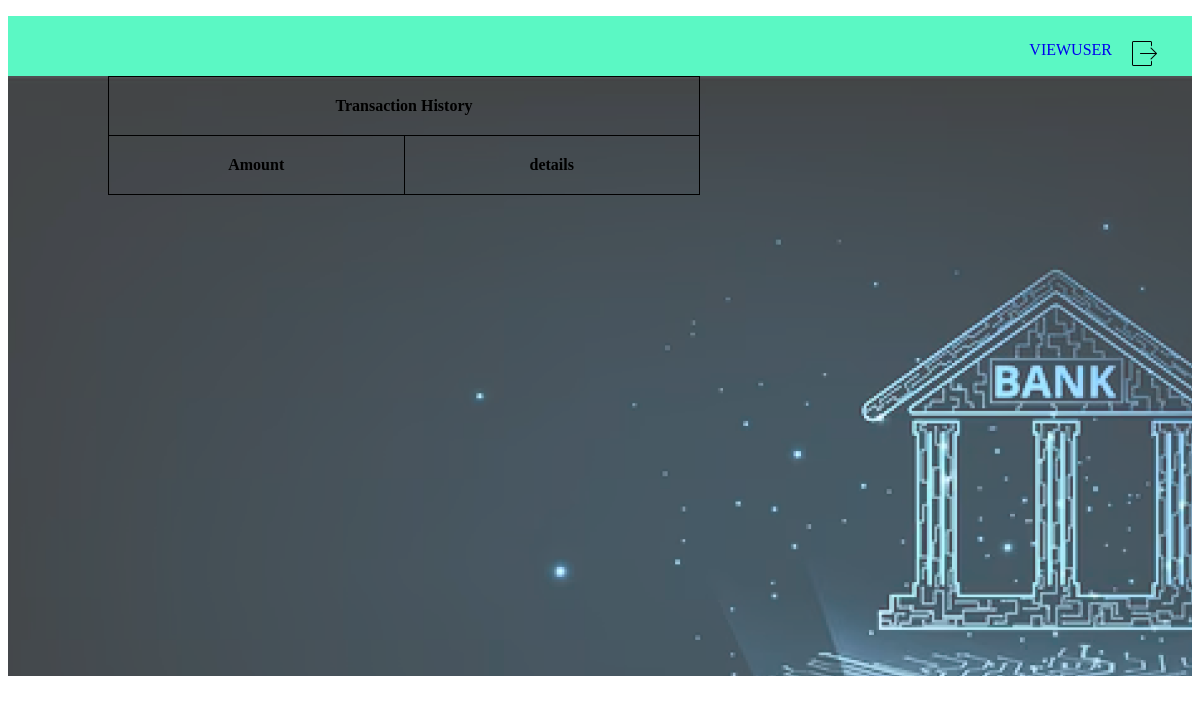
Before: /viewhistory/1 with the older database file.
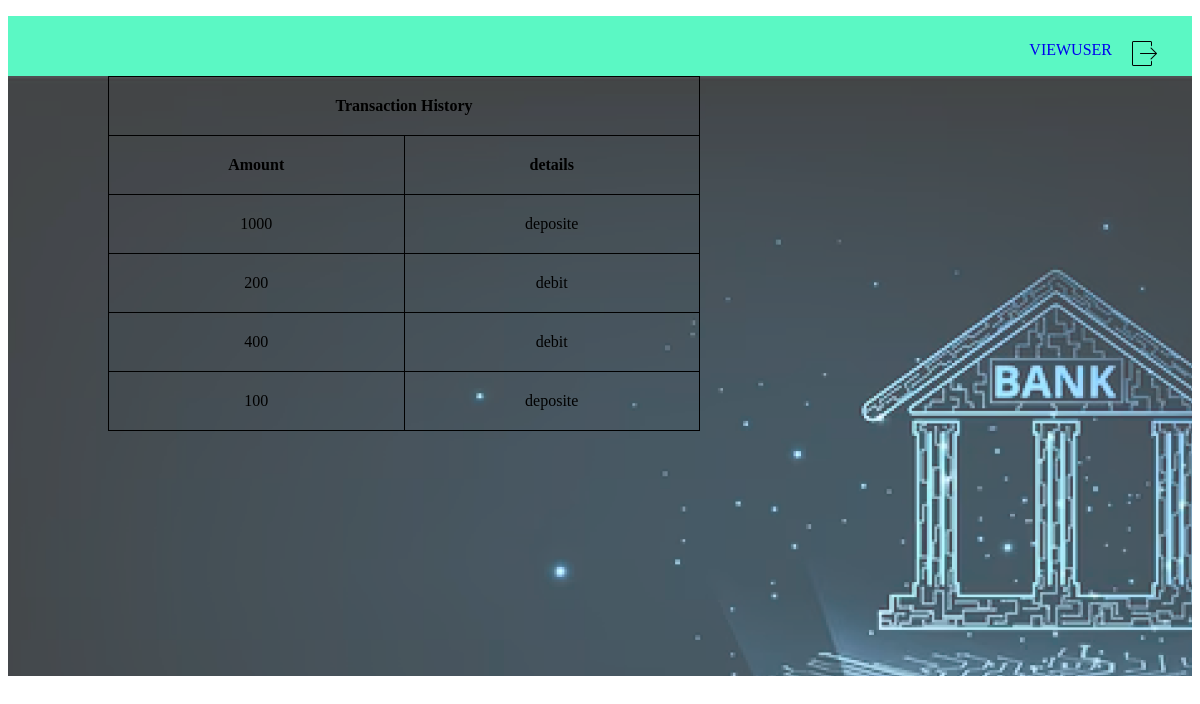
After: the same page with the newer database file.
### app/models.py (models this page shows)
class Transaction(models.Model):
    transaction_id=models.ForeignKey(CustomUser,on_delete=models.CASCADE)
    datetime=models.DateTimeField(auto_now_add=True)
    details=models.CharField(max_length=100)
    amount=models.IntegerField()
    balance=models.IntegerField()

### app/views.py (the view)
# urls.py: path('viewhistory/<int:id>',views.bankuserhistory,name='viewhistory'),
def bankuserhistory(request,id):
    user=User.objects.get(id=id)
    data=CustomUser.objects.get(id=user.user_id.id)
    data1=Transaction.objects.filter(transaction_id=data)
    return render(request,'userhistory.html',{'data1':data1})

### templates/userhistory.html (shortened to what this page needs)
{% extends 'bankhome.html' %}
{% block content %}
{% load static %}
<div class="container1">
  <table>
      <tr>
          <th colspan="3">Transaction History</th>
      </tr>
      <tr>
          <th>Amount</th>
          <th>details</th>
      </tr>
      {% for i in data1 %}
      <tr>
          <td>{{i.amount}}</td>
          <td>{{i.details}}</td>
      </tr>
      {% endfor %}
  </table>
</div>
  {% endblock %}

### templates/bankhome.html (shortened to what this page needs)
<!DOCTYPE html>
{% load static %}
<html lang="en">
<head>
</head>
<body>
  <nav class="navbar">
    <ul class="main">
      <li><a href="{% url 'viewuser' %}">VIEWUSER</a></li>
      <li><a  href="logout"><img src="{% static 'img/logout.png'%}" alt="" width="25px" height="25px"></a></li>
    </ul>
  </nav>
  {% block content %}{% endblock %}
</body>
</html>

Changed rows visible on the page:
added Transaction: amount "1000", details "deposite"
added Transaction: amount "200", details "debit"
added Transaction: amount "400", details "debit"
added Transaction: amount "100", details "deposite"
